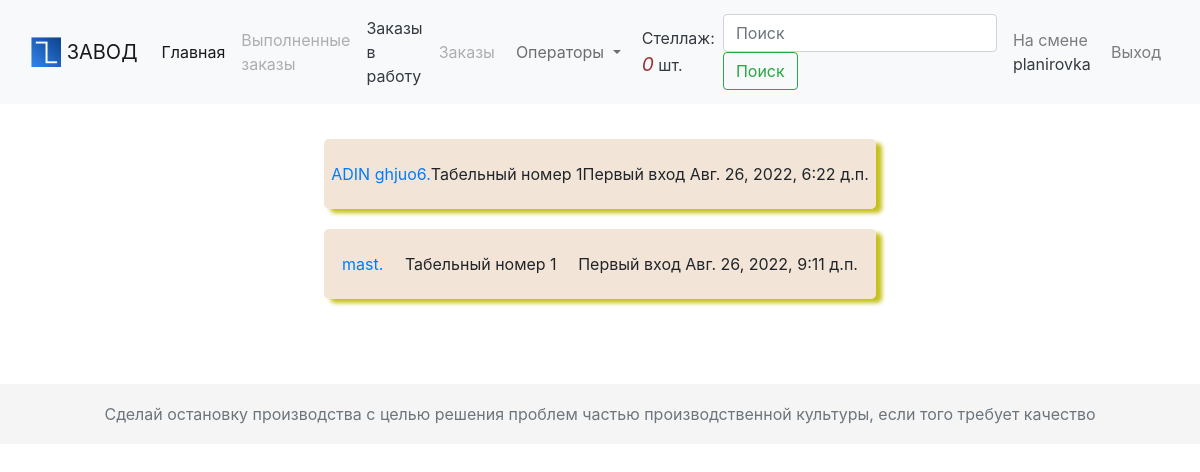
/manufactur/users/ (signed in), run on the app's committed database.
### manufactur/models.py (models this page shows, shortened)
class User(AbstractUser):
    TEAM = (
        (0, 0),
        (1, 1),
        (2, 2),
        (3, 3),
        (4, 4),
    )
    t_number = models.PositiveIntegerField(verbose_name="Табельный номер", default="1")
    team = models.IntegerField(choices=TEAM, default=0, verbose_name="Смена")
    is_master = models.BooleanField(verbose_name="Мастер", default=False)
    rough_drawing = models.BooleanField(verbose_name="Грубое волочение", default=False)
    fine_drawing = models.BooleanField(verbose_name="Тонкое волочение", default=False)
    frls = models.BooleanField(verbose_name="Лентообмотка", default=False)
    yl_300 = models.BooleanField(verbose_name="Автобухтовка 300", default=False)
    yl_600 = models.BooleanField(verbose_name="Автобухтовка 600", default=False)
    yl_1250 = models.BooleanField(verbose_name="Перемотка 1250", default=False)
    yl_450 = models.BooleanField(verbose_name="Ручная бухтовка 450", default=False)
    l_70 = models.BooleanField(verbose_name="Линия 70", default=False)
    l_90 = models.BooleanField(verbose_name="Линия 90", default=False)
    wild_twist = models.BooleanField(verbose_name="Маленькая скрутка", default=False)
    twist = models.BooleanField(verbose_name="Большая скрутка", default=False)
    armoring = models.BooleanField(verbose_name="Бронирование", default=False)
    packaging = models.BooleanField(verbose_name="Упаковка", default=False)
    otk = models.BooleanField(verbose_name="ОТК", default=False)
    following = models.ManyToManyField(
        "self", through="Contact", related_name="followers", symmetrical=False
    )
    def get_absolute_url(self):
        return reverse_lazy("manufactur:user_detail", args=[self.username])
    class Meta:
        verbose_name = "Пользователь"
        verbose_name_plural = "Пользователи"

### manufactur/views.py (the view)
# urls.py: path("users/", views.UserListView.as_view(), name="list_users"),
@method_decorator(login_required, name="dispatch")
class UserListView(View):
    def get(self, request, team=None):
        if team:
            users = User.objects.filter(is_active=True, team=team)
        else:
            users = User.objects.filter(is_active=True)
        return render(request, "manufactur/user/list_user.html", {"users": users})

### shelf/context_processors.py (called while the page is built)
def shelf(request):
    return {"shelf": Shelf(request)}

### shelf/shelf.py (called while the page is built)
    def __len__(self):
        return len(self.shelf)

    def get_link(self):
        return "gruboe-volochenie"

### manufactur/templates/manufactur/user/list_user.html (shortened to what this page needs)
{% extends 'manufactur/base.html' %}
{% block content %}
    <div class=" block_card">
        {% for user in users %}
			<div class="block_action carder block_user">
               <a href="{{ user.get_absolute_url }}">{{ user.get_full_name }}.</a>
				<div>Табельный номер {{ user.t_number }}</div>
				<div>Первый вход  {{ user.date_joined }}</div>
			</div>
        {% endfor %}
    </div>
{% endblock %}

### manufactur/templates/manufactur/base.html (shortened to what this page needs)
{% load static %}
{% load pluralize %}
<!DOCTYPE html>
<html lang="ru">
<head>
    <link rel="stylesheet" href="{% static 'css/style.css' %}">
    <link rel="stylesheet" href="https://maxcdn.bootstrapcdn.com/bootstrap/4.0.0/css/bootstrap.min.css">
</head>
<body>
  <nav class="navbar sticky-top navbar-expand-lg navbar-light bg-light">
  <div class="container-fluid">
  <a class="navbar-brand" data-id="admin" href="/admin" target="_blank">
      <img src="{% static 'image/logo.png' %}" alt="logo" width="30" height="30" loading="lazy" class="d-inline-block align-top">
  ЗАВОД</a>
  <div class="collapse navbar-collapse" id="navbarToggler">
    <ul class="navbar-nav mr-auto mt-2 mt-lg-0">
      <li class="nav-item active">
        <a class="nav-link" data-id="main" href="{% url 'manufactur:manufacture' %}">Главная<span class="sr-only">(current)</span></a>
      </li>
      <li class="nav-item">
        <a {% if request.user.is_staff %}class="nav-link text-dark" href="{% url 'orders:orders_finish' %}" {% else %}class="nav-link disabled" href="#" tabindex="-1" aria-disabled="true"{% endif %} data-id="finish_orders">Выполненные заказы</a>
      </li>
      <li class="nav-item">
        <a {% if request.user.is_active %}class="nav-link text-dark" href="{% url 'orders:order_p_list' shelf.get_link %}" {% else %}class="nav-link disabled" href="#" tabindex="-1" aria-disabled="true"{% endif %} data-id="orders_in_prod">Заказы в работу</a>
      </li>
      <li class="nav-item">
        <a {% if request.user.is_staff %}class="nav-link text-dark" href="{% url 'orders:order_list' %} " {% else %}class="nav-link disabled"  tabindex="-1" aria-disabled="true"{% endif %}  data-id="orders">Заказы</a>
      </li>
      <li class="nav-item">
        <div class="dropdown">
        <button {% if request.user.is_staff %} class="btn btn-light dropdown-toggle"{% else %} type="button" class="btn btn-light dropdown-toggle disabled"{% endif %} id="dropdownMenuButton" data-toggle="dropdown" aria-haspopup="true" aria-expanded="false">
            Операторы
        </button>
</div>
      </li>
      <li class="nav-item">
        <div {% if request.user.is_staff %}class="count_shelf nav-link text-dark" {% else %}class="nav-link disabled"  tabindex="-1" aria-disabled="true"{% endif %} >
                    <a class="text-dark" data-id="shelf" href="{% url 'shelf:shelf_detail' %}">
                    <div class="">Стеллаж: <i>{{ shelf|length }}</i> шт.</div>
                    </a>
        </div>
      </li>
    </ul>
    <form class="form-inline my-2 my-lg-0">
      <input class="form-control mr-sm-2" type="search" placeholder="Поиск" aria-label="Поиск">
      <button class="btn btn-outline-success my-2 my-sm-0" data-id="search" type="submit">Поиск</button>
    </form>
  <ul class="navbar-nav ml-auto ml-100 mt-lg-0">
      <li class="nav-item">
        {% if request.user.is_authenticated %}
        <span class="nav-link">На смене <a class="text-dark" href="#" > {{ user.username }}</a></span>
      </li>
      <li class="nav-item">
          <a class="nav-link" data-id="exit" href="{% url 'manufactur:logout' %}">Выход</a>
      </li>
        {% else %}
            <a class="nav-link" data-id = 'login' href="{% url 'manufactur:login' %}">Вход</a>
      </li>
        {% endif %}
  </ul>
  </div>
  </div>
</nav>
  <div id="content" class="">
     {% block content %}{% endblock %}
  </div>
<footer class="footer">
    <div class="text-center">
        <span class="text-muted">Сделай остановку производства с целью решения проблем частью производственной культуры, если того требует качество</span>
    </div>
</footer>
</body>
</html>

### static/css/style.css (style rules this page uses)
html { font-size: 1rem; position: relative; min-height: 100%; }
@media (min-width: 320px) { html { font-size: 0.6rem } }
@media (min-width: 480px) { html { font-size: 0.8rem } }
@media (min-width: 768px) { html { font-size: 0.9rem } }
@media (min-width: 992px) { html { font-size: 0.95rem } }
@media (min-width: 1200px) { html { font-size: 1rem } }
body { font-family:helvetica, sans-serif; }
* { box-sizing: border-box; margin: auto; }
i { color: #993333; font-size: larger; }
.block_action { position: relative; display: flex; flex-direction: column; min-width: 0; margin: 20px; padding:7px; border-radius: 5px }
.block_user { display: flex; flex-direction: row; background-color: aliceblue; justify-content: space-around; align-items: center; min-height: 70px; border-color: #c5c207; box-shadow: 6px 4px 4px #c4c11c; }
.block_card { flex-direction: column; margin: 15px; }
.carder { background-color: rgba(201, 152, 97, 0.25); }
.footer { position: sticky; margin-top: 50px; bottom: 0; width: 100%; height: 60px; line-height: 60px; background-color: #f5f5f5; }
#content { display: flex; flex-direction: column; max-width: max-content; overflow:hidden; }

### data on the page
User: username "planirovka", get_full_name "mast", t_number "1", date_joined "Авг. 26, 2022, 9:11 д.п."
User: get_full_name "ADIN ghjuo6", t_number "1", date_joined "Авг. 26, 2022, 6:22 д.п."

### other printed values
{{ shelf|length }} "0"
